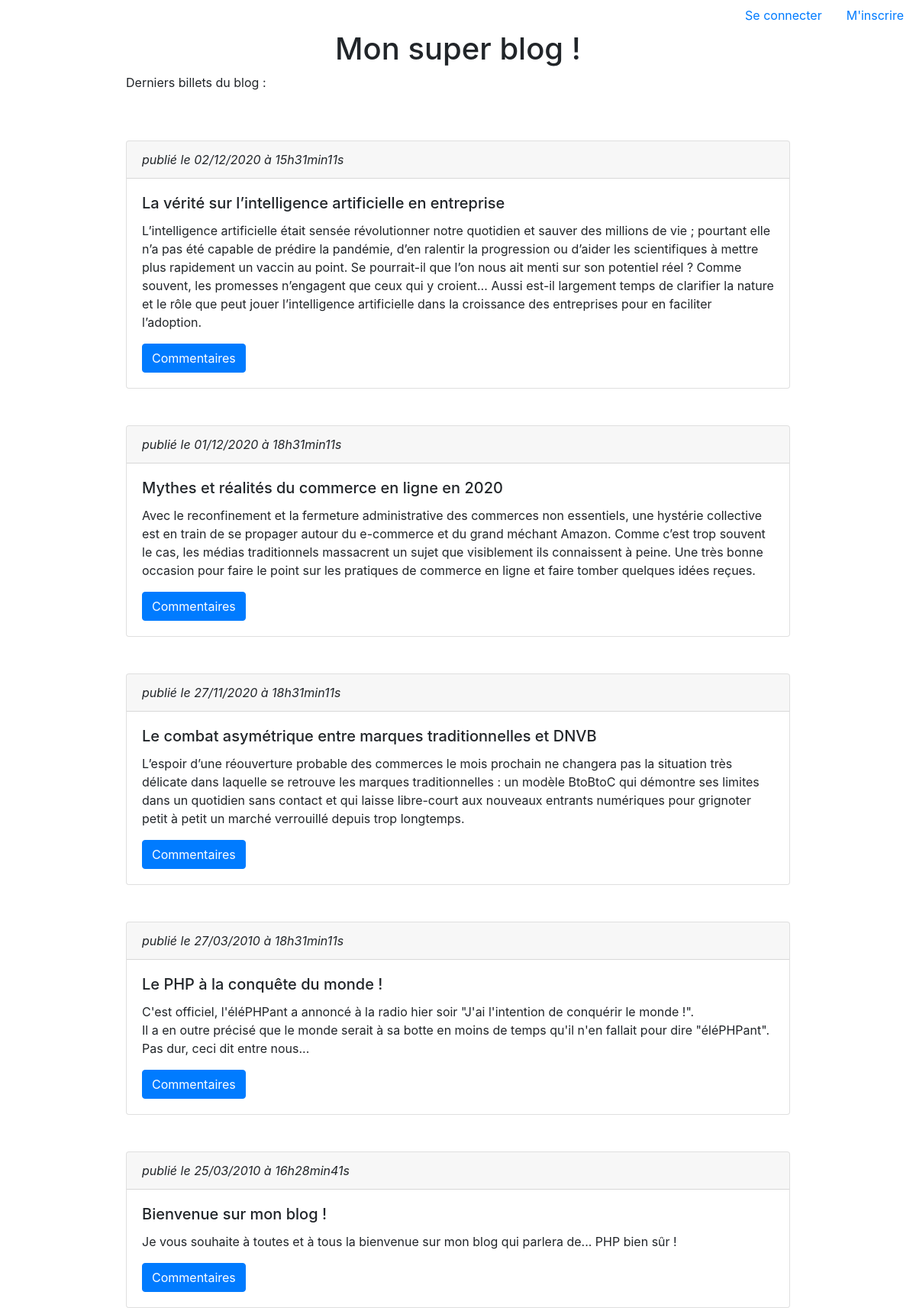
The page / on the database its author committed.
### tables this page shows
CREATE TABLE IF NOT EXISTS `billets` (
  `id` int(11) NOT NULL AUTO_INCREMENT,
  `titre` varchar(255) NOT NULL,
  `contenu` text NOT NULL,
  `date_creation` datetime NOT NULL,
  PRIMARY KEY (`id`)
);

### index.php (the view, shortened to what this page needs)
<!DOCTYPE html>
<html>
<head>
    <link href="css/bootstrap.css" rel="stylesheet">
    <link href="css/style.css" rel="stylesheet" />
</head>
<body>
<header>
    <div class="row">
        <div class="col-12">
            <nav class="nav justify-content-end">
                <?php
                    $photo = 'photo';
                    if( isset( $_SESSION['login'] ) ) {
                        $isConnect = true;
                        if( $isConnect ) {
                            $strPhoto = 'images/' . $_SESSION[$photo];
                            if (isset( $_SESSION['photo'] )) {
                                return $strPhoto;
                                ?>
                                    <img src="<?=$strPhoto?>" width="40"/>
                                <?php
                            }
                        ?>
                        <a class="nav-link" href="logout.php">  Se déconnecter </a>
                        <?php
                        }
                    }else {
                    ?>
                        <a class="nav-link" href="login.php">Se connecter</a>
                        <a class="nav-link" href="createUserStep1.php">M'inscrire</a>
                    <?php
                    }?>
            </nav>
        </div>
    </div>
    <div class="row justify-content-center">
        <div class="col-12 text-center">
            <h1>Mon super blog !</h1>
        </div>
    </div>
</header>
<section class="container-fluid">
    <div class="row justify-content-center">
        <div class="col-9">
            <p>Derniers billets du blog :</p>
        </div>
    </div>
    <div class="row justify-content-center">
        <div class="col-9">
            <?php
            require_once("bd.php");
            $req = $db->query(
                'SELECT id, titre, contenu, DATE_FORMAT(date_creation, \'%d/%m/%Y à %Hh%imin%ss\') AS date_creation_fr FROM billets
                    ORDER BY date_creation DESC LIMIT 0, 5'
            );
            while ($donnees = $req->fetch()) {
                ?>
                <div class="card mt-5">
                    <div class="card-header">
                        <em>publié le <?=$donnees['date_creation_fr']; ?></em>
                    </div>
                    <div class="card-body">
                        <h5 class="card-title"><?php echo htmlspecialchars($donnees['titre']); ?></h5>
                        <p class="card-text"><?php echo nl2br(htmlspecialchars($donnees['contenu'])); ?></p>
                        <a href="commentaires.php?billet=<?=$donnees['id']; ?>" class="btn btn-primary">Commentaires</a>
                    </div>
                </div>
                <?php
            }
            ?>
        </div>
    </div>
</section>
</body>
</html>

### rows shown on the page
billets: date_creation_fr "02/12/2020 à 15h31min11s", titre "La vérité sur l’intelligence artificielle en entreprise", contenu "L’intelligence artificielle était sensée révolutionner notre quotidien et sauver des millions de vie ; pourtant elle n’a pas été capable de prédire la pandémie, d’en ralentir la progression ou d’aider les scientifiques à mettre plus rapidement un vaccin au point. Se pourrait-il que l’on nous ait menti sur son potentiel réel ? Comme souvent, les promesses n’engagent que ceux qui y croient… Aussi est-il largement temps de clarifier la nature et le rôle que peut jouer l’intelligence artificielle dans la croissance des entreprises pour en faciliter l’adoption."
billets: date_creation_fr "01/12/2020 à 18h31min11s", titre "Mythes et réalités du commerce en ligne en 2020", contenu "Avec le reconfinement et la fermeture administrative des commerces non essentiels, une hystérie collective est en train de se propager autour du e-commerce et du grand méchant Amazon. Comme c’est trop souvent le cas, les médias traditionnels massacrent un sujet que visiblement ils connaissent à peine. Une très bonne occasion pour faire le point sur les pratiques de commerce en ligne et faire tomber quelques idées reçues."
billets: date_creation_fr "27/11/2020 à 18h31min11s", titre "Le combat asymétrique entre marques traditionnelles et DNVB", contenu "L’espoir d’une réouverture probable des commerces le mois prochain ne changera pas la situation très délicate dans laquelle se retrouve les marques traditionnelles : un modèle BtoBtoC qui démontre ses limites dans un quotidien sans contact et qui laisse libre-court aux nouveaux entrants numériques pour grignoter petit à petit un marché verrouillé depuis trop longtemps."
billets: date_creation_fr "27/03/2010 à 18h31min11s", titre "Le PHP à la conquête du monde !", contenu "C'est officiel, l'éléPHPant a annoncé à la radio hier soir \"J'ai l'intention de conquérir le monde !\". Il a en outre précisé que le monde serait à sa botte en moins de temps qu'il n'en fallait pour dire \"éléPHPant\". Pas dur, ceci dit entre nous..."
billets: date_creation_fr "25/03/2010 à 16h28min41s", titre "Bienvenue sur mon blog !", contenu "Je vous souhaite à toutes et à tous la bienvenue sur mon blog qui parlera de... PHP bien sûr !"
